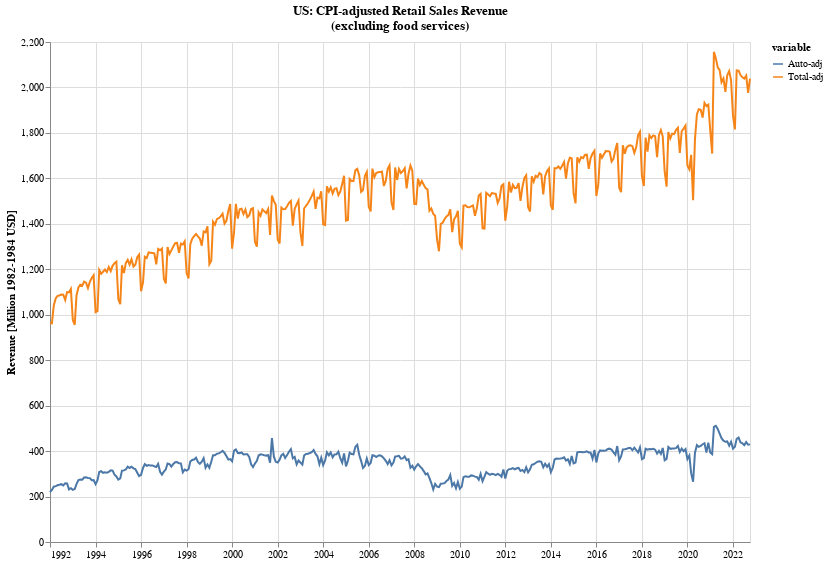

The notebook cell this image was saved under:
### Markdown cell above
### How do the above trends look when adjusting for inflation (CPI)?

### Code cell
toInclude = [
    'Retail sales, total',
    'Motor vehicle and parts dealers',
    'Nonstore retailers',
    'Furniture, home furn, electronics, and appliance stores'
]

tmp = df_combined[toInclude].copy()
tmp.columns = ['Retail sales, total', 'Retail sales excluding motor vehicles',
               'Nonstore retailers', 'Furniture, home furn, electronics, and appliance stores']

#tmp['Retail sales, motor vehicles and parts'] = tmp['Motor vehicle and parts dealers']
tmp = tmp.join(df_cpi['CWUR0000SA0'], how='inner')
tmp.columns = ['Retail Total', 'Retail Motor Vehicles',
               'Nonstore retailers', 'Furniture, home furn, electronics, and appliance stores', 'CPI']

tmp['Total-adj'] = tmp['Retail Total'] / tmp['CPI']
tmp['Auto-adj'] = tmp['Retail Motor Vehicles'] / tmp['CPI']
tmp['Nonstore retailers'] = tmp['Nonstore retailers'] / tmp['CPI']
tmp['Furniture, home furn, electronics, and appliance stores'] = tmp['Furniture, home furn, electronics, and appliance stores'] / tmp['CPI']


chartable = tmp.reset_index()[['index', 'Total-adj', 'Auto-adj']].melt(id_vars='index')

alt.Chart(chartable).mark_line().encode(
    alt.X('index:T', axis=alt.Axis(title='')),
    alt.Y('value:Q', axis=alt.Axis(title='Revenue [Million 1982-1984 USD]')),
    alt.Color('variable:N'),
    tooltip=[alt.Tooltip('index:T', title='Date'), alt.Tooltip(f'value:Q', title='Revenue [Million $]', format=',.0f')]
).properties(
    title=['US: CPI-adjusted Retail Sales Revenue', '(excluding food services)'],
    height=500,
    width=700
)

### Figure 1 — Vega-Lite specification as saved in the notebook (floating-point values rounded to 4 significant figures; data arrays with more than 128 entries replaced by an {"elided": "..."} marker saying what was removed)
{"config": {"view": {"continuousWidth": 400, "continuousHeight": 300}}, "data": {"name": "data-e3fb0720112e06c15d3497df824c8d7e"}, "mark": "line", "encoding": {"color": {"field": "variable", "type": "nominal"}, "tooltip": [{"field": "index", "title": "Date", "type": "temporal"}, {"field": "value", "format": ",.0f", "title": "Revenue [Million $]", "type": "quantitative"}], "x": {"axis": {"title": ""}, "field": "index", "type": "temporal"}, "y": {"axis": {"title": "Revenue [Million 1982-1984 USD]"}, "field": "value", "type": "quantitative"}}, "height": 500, "title": ["US: CPI-adjusted Retail Sales Revenue", "(excluding food services)"], "width": 700, "$schema": "https://vega.github.io/schema/vega-lite/v4.17.0.json", "datasets": {"data-e3fb0720112e06c15d3497df824c8d7e": {"elided": "748 records"}}}
